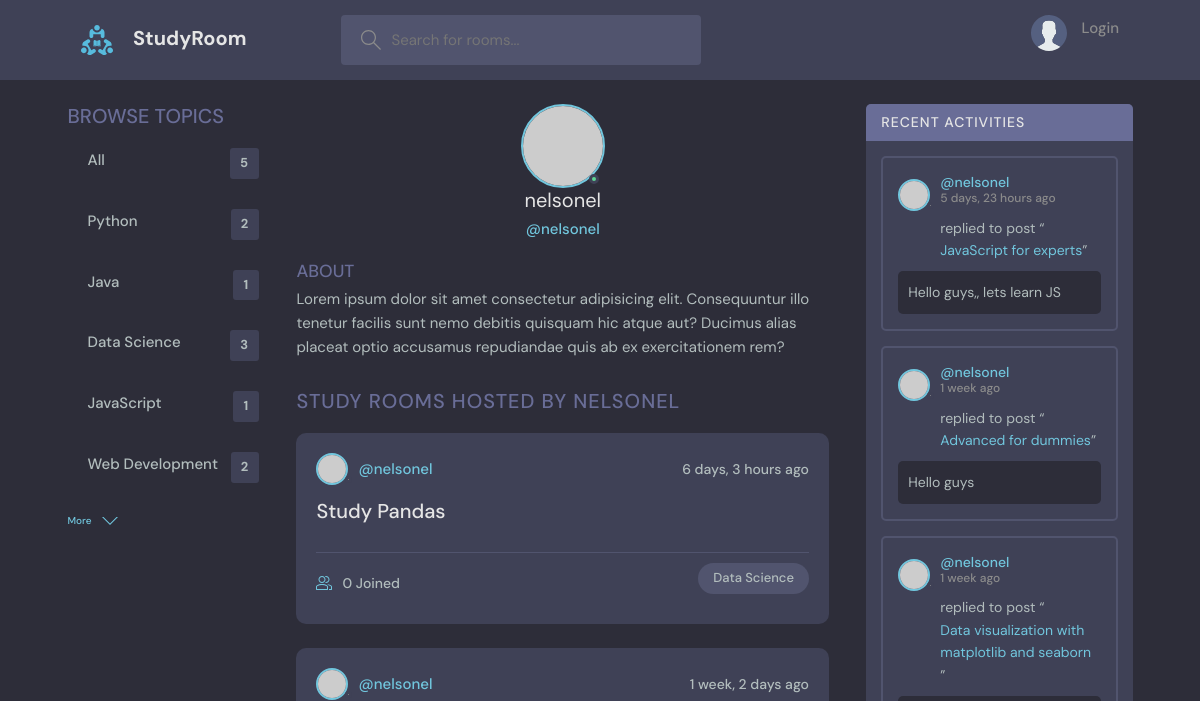
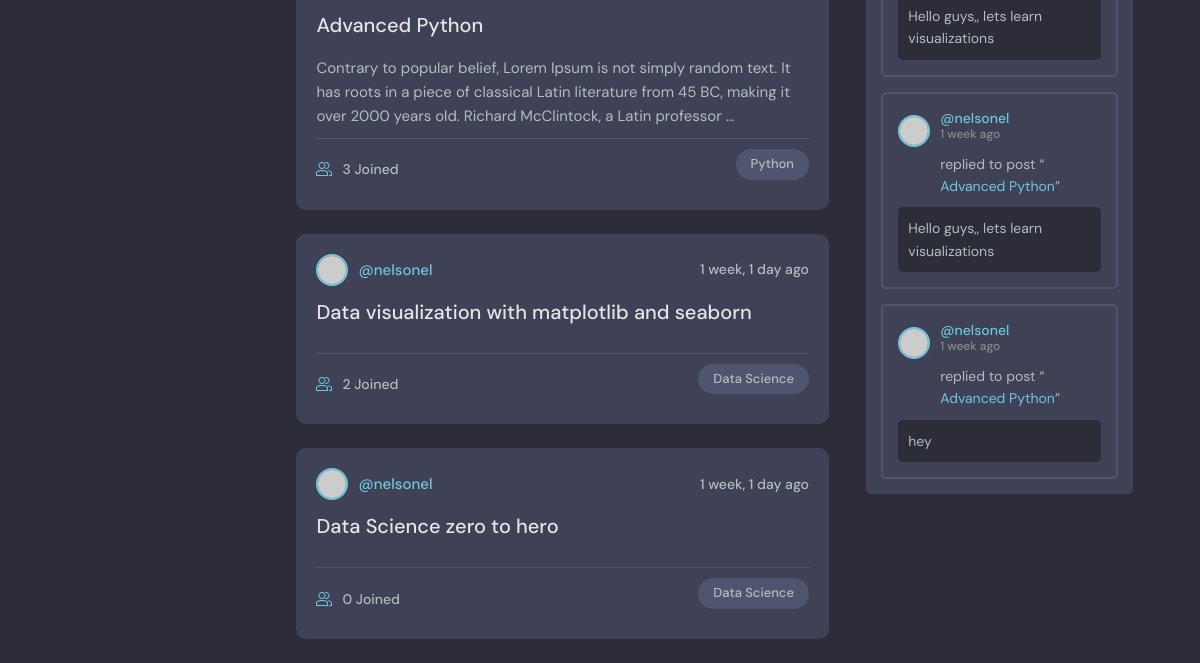
Page /profile/1/ on the earlier database version (2 pictures, top to bottom).
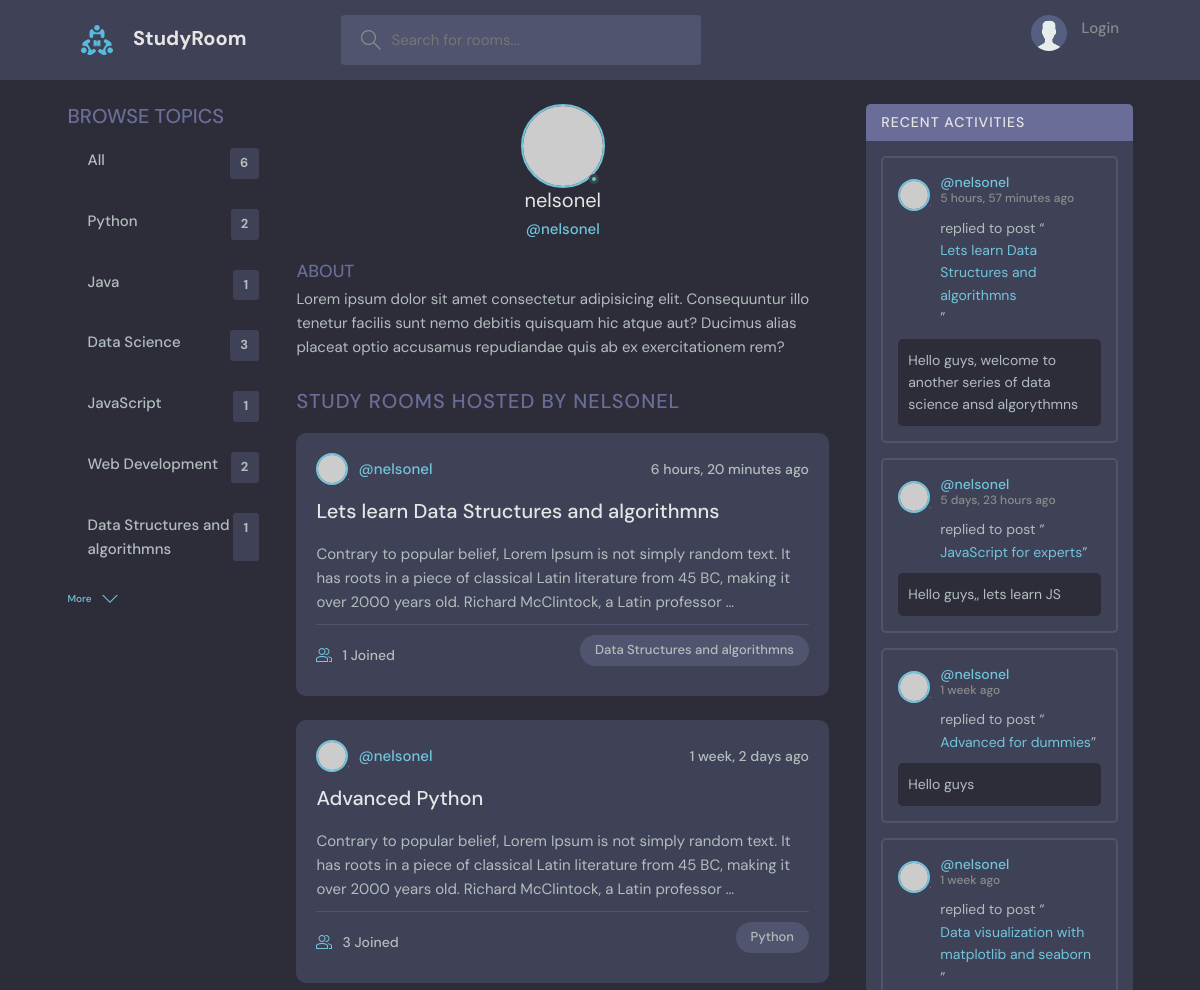
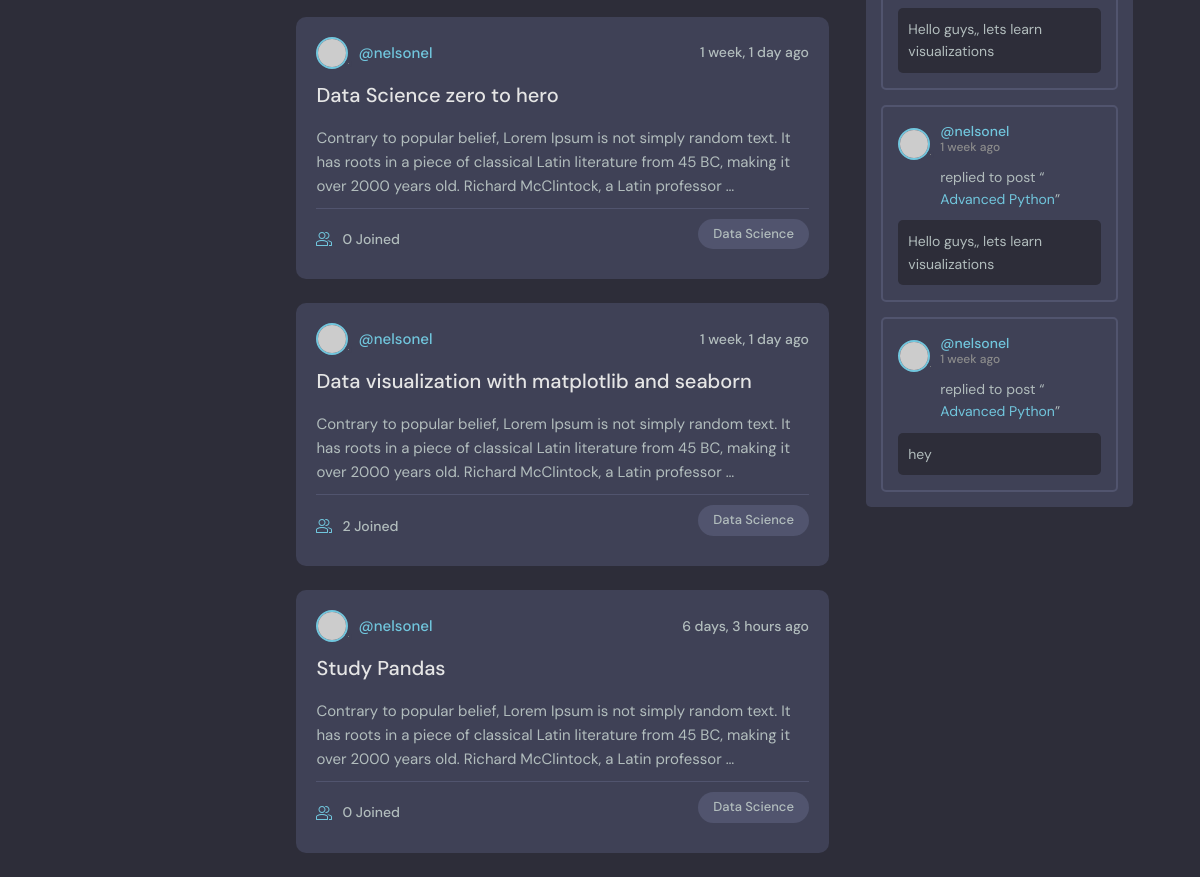
Same page on the later database version (2 pictures, top to bottom).
### base/models.py (models this page shows, shortened)
class Topic(models.Model):
    name = models.CharField(max_length=200)

class Room(models.Model):
    host = models.ForeignKey(User, on_delete=models.SET_NULL, null=True)
    topic = models.ForeignKey(Topic, on_delete=models.SET_NULL, null=True)
    name = models.CharField(max_length=200)
    description = models.TextField(null=True, blank=True)
    participants = models.ManyToManyField(User,related_name='participants', blank=True)
    updated = models.DateTimeField(auto_now=True)
    created = models.DateTimeField(auto_now_add=True)
    class Meta:
        ordering = ['-updated', '-created']
    def __str__(self):
        return self.name[0:50]

class Message(models.Model):
    user = models.ForeignKey(User, on_delete=models.CASCADE)
    room = models.ForeignKey(Room, on_delete=models.CASCADE)
    body = models.TextField()
    updated = models.DateTimeField(auto_now=True)
    created = models.DateTimeField(auto_now_add=True)
    class Meta:
        ordering = ['-updated', '-created']

### base/views.py (the view)
# urls.py: path('profile/<str:pk>/', views.userProfile, name='user-profile'),
def userProfile(request, pk):
    user =  User.objects.get(id=pk)
    rooms = user.room_set.all()
    room_messages = user.message_set.all()
    topics = Topic.objects.all()
    context = {'user': user, 'rooms':rooms, 'room_messages': room_messages, 'topics': topics}
    return render(request, 'base/profile.html', context)

### base/templates/base/profile.html (shortened to what this page needs)
{% extends 'main.html' %}
{% block content %}
  <main class="profile-page layout layout--3">
    <div class="container">
      {% include 'base/topics_component.html' %}
      <div class="roomList">
        <div class="profile">
          <div class="profile__avatar">
            <div class="avatar avatar--large active">
              <img src="https://randomuser.me/api/portraits/men/11.jpg" />
            </div>
          </div>
          <div class="profile__info">
            <h3>{{user.username}}</h3>
            <p>@{{user.username}}</p>
          </div>
          <div class="profile__about">
            <h3>About</h3>
            <p>
              Lorem ipsum dolor sit amet consectetur adipisicing elit. Consequuntur illo tenetur
              facilis sunt nemo debitis quisquam hic atque aut? Ducimus alias placeat optio
              accusamus repudiandae quis ab ex exercitationem rem?
            </p>
          </div>
        </div>
        <div class="roomList__header">
          <div>
            <h2>Study Rooms Hosted by {{user.username}}</a>
            </h2>
          </div>
        </div>
        {% include 'base/feed_component.html' %}
      </div>
      {% include 'base/activity_component.html' %}
    </div>
  </main>
  {% endblock content %}

### templates/main.html (shortened to what this page needs)
{% load bootstrap5 %}
{% bootstrap_css %}
{% load static %}
{% load static %}
<!DOCTYPE html>
<html lang="en">
<head>
    <link rel="stylesheet" href="{% static 'styles/style.css' %}" />
</head>
<body>
    {% include 'navbar.html' %}
    {% block content %}
    {% endblock %}
</body>
</html>

### templates/navbar.html (shortened to what this page needs)
{% load static%}
<header class="header header--loggedIn">
    <div class="container">
        <a href="{% url 'home' %}" class="header__logo">
            <img src="{% static 'images/logo.svg' %}" />
            <h1>StudyRoom</h1>
        </a>
        <form class="header__search" method="GET" action=" {% url 'home' %} ">
            <label>
                <input name="q" placeholder="Search for rooms..." />
            </label>
        </form>
        <nav class="header__menu">
            {% if request.user.is_authenticated %}
            <div class="header__user">
                <a href="{% url 'update-user' %}">
                    <div class="avatar avatar--medium active">
                        <img src="https://randomuser.me/api/portraits/men/37.jpg" />
                    </div>
                    <p>{{request.user}} <span>{{request.user.username}}</span></p>
                </a>
                <button class="dropdown-button">
                    <svg version="1.1" xmlns="http://www.w3.org/2000/svg" width="32" height="32" viewBox="0 0 32 32">
                        <title>chevron-down</title>
                        <path d="M16 21l-13-13h-3l16 16 16-16h-3l-13 13z"></path>
                    </svg>
                </button>
            </div>
            {% else %}
            <a href="{% url 'login' %}">
                <img src="{% static 'images//avatar.svg' %}" />
                <p>Login</p>
            </a>
            {% endif %}
        </nav>
    </div>
</header>

### base/templates/base/topics_component.html
<div class="topics">
    <div class="topics__header">
        <h2>Browse Topics</h2>
    </div>
    <ul class="topics__list">
        <li>
            <a href="{% url 'home' %}">All <span>{{topics.count}}</span></a>
        </li>
        {% for topic in topics %}
        <li>
            <a href="{% url 'home' %}?q={{topic.name}}">{{topic.name}} <span>{{topic.room_set.all.count}}</span></a>
        </li>
        {% endfor %}
    </ul>
    <button class="btn btn--link" href="topics.html">
        More
        <svg version="1.1" xmlns="http://www.w3.org/2000/svg" width="32" height="32" viewBox="0 0 32 32">
            <title>chevron-down</title>
            <path d="M16 21l-13-13h-3l16 16 16-16h-3l-13 13z"></path>
        </svg>
    </button>
</div>

### base/templates/base/feed_component.html (shortened to what this page needs)
{% for room in rooms %}
<div class="roomListRoom">
    <div class="roomListRoom__header">
        <a href="{% url 'user-profile' room.host.id %}" class="roomListRoom__author">
            <div class="avatar avatar--small">
                <img src="https://randomuser.me/api/portraits/women/11.jpg" />
            </div>
            <span>@{{room.host.username}}</span>
        </a>
        <div class="roomListRoom__actions">
            <span>{{room.created|timesince}} ago</span>
        </div>
    </div>
    <div class="roomListRoom__content">
        <a href="{% url 'room' room.id %}">{{room.name}}</a>
        <p>
            {{room.description |truncatewords:35}}
        </p>
    </div>
    <div class="roomListRoom__meta">
        <a href="{% url 'room' room.id %}" class="roomListRoom__joined">
            {{room.participants.all.count}} Joined
        </a>
        <p class="roomListRoom__topic">{{room.topic.name}}</p>
    </div>
</div>
{% endfor %}

### base/templates/base/activity_component.html (shortened to what this page needs)
<div class="activities">
    <div class="activities__header">
      <h2>Recent Activities</h2>
    </div>
     {% for message in room_messages %}
    <div class="activities__box">
      <div class="activities__boxHeader roomListRoom__header">
        <a href="{% url 'user-profile' message.user.id %}" class="roomListRoom__author">
          <div class="avatar avatar--small">
            <img src="https://randomuser.me/api/portraits/women/11.jpg" />
          </div>
          <p>
            @{{message.user}}
            <span>{{message.created|timesince}} ago</span>
          </p>
        </a>
      </div>
      <div class="activities__boxContent">
        <p>replied to post “<a href="{% url 'room' message.room.id %}">{{message.room}}</a>”</p>
        <div class="activities__boxRoomContent">
            {{message.body}}
        </div>
      </div>
    </div>
    {% endfor %}
  </div>

Differences in the rows shown:
added Topic: name "Data Structures and algorithmns", room_set.all.count "1"
added Room: host.username "nelsonel", created "6 hours, 20 minutes", name "Lets learn Data Structures and algorithmns", description "Contrary to popular belief, Lorem Ipsum is not simply random text. It has roots in a piece of classical Latin literature from 45 BC, making it over 2000 years old. Richard McClintock, a Latin professor …", participants.all.count "1", topic.name "Data Structures and algorithmns"
changed Room "Advanced Python": moves up the list
changed Room "Data Science zero to hero": description (not shown) → "Contrary to popular belief, Lorem Ipsum is not simply random text. It has roots in a piece of classical Latin literature from 45 BC, making it over 2000 years old. Richard McClintock, a Latin professor …"; moves up the list
changed Room "Data visualization with matplotlib and seaborn": description (not shown) → "Contrary to popular belief, Lorem Ipsum is not simply random text. It has roots in a piece of classical Latin literature from 45 BC, making it over 2000 years old. Richard McClintock, a Latin professor …"; moves down the list
changed Room "Study Pandas": description (not shown) → "Contrary to popular belief, Lorem Ipsum is not simply random text. It has roots in a piece of classical Latin literature from 45 BC, making it over 2000 years old. Richard McClintock, a Latin professor …"
added Message: user "nelsonel", created "5 hours, 57 minutes", room "Lets learn Data Structures and algorithmns", body "Hello guys, welcome to another series of data science ansd algorythmns"
Other differences:
{{ topics.count }}: "5" → "6"
